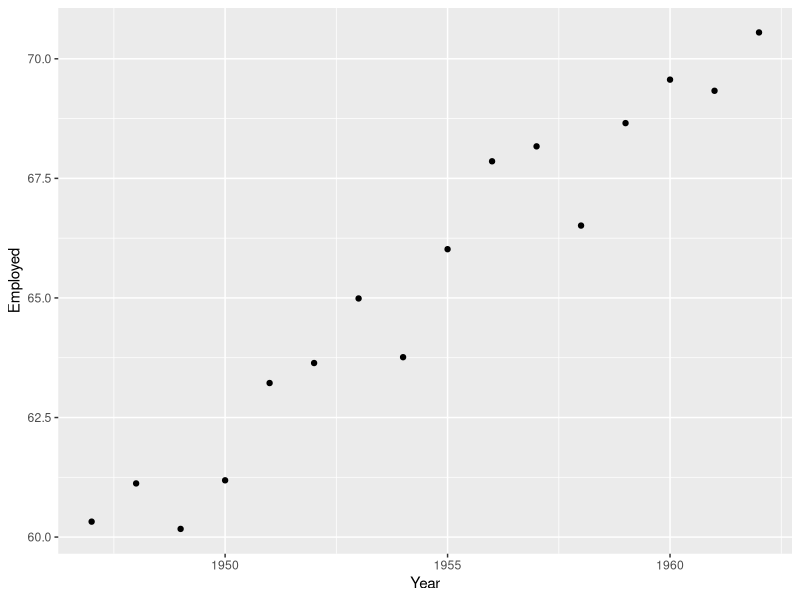
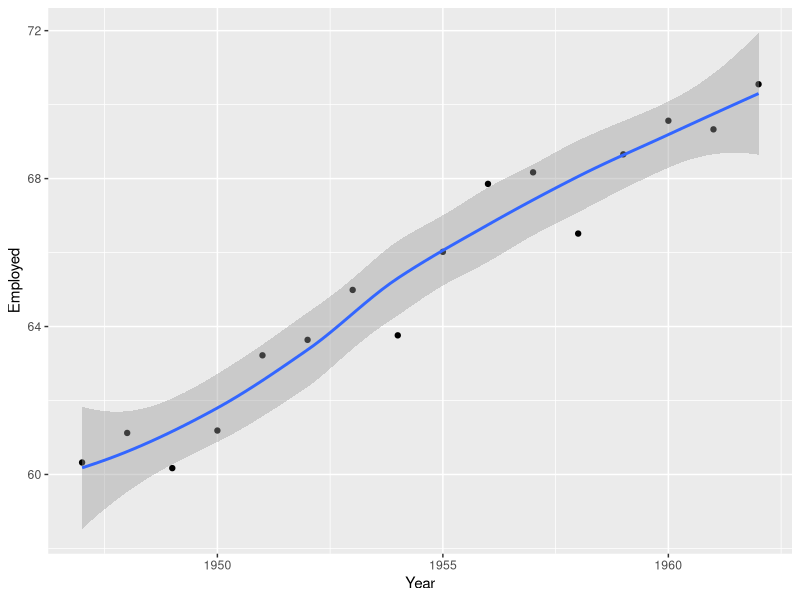
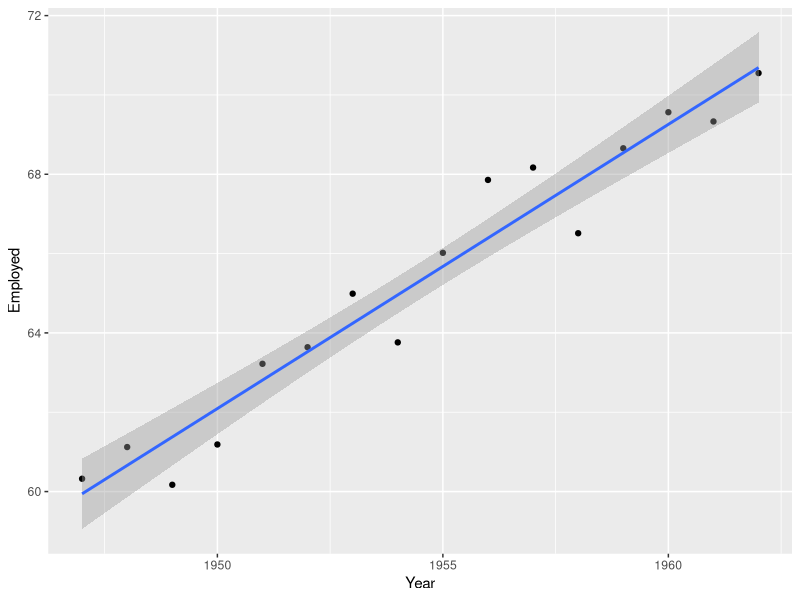

Write R code to recreate these figures, in order.
## ---- chunk 1
knitr::opts_chunk$set(echo = TRUE)
library(ggplot2)
## ---- chunk 2
ggplot(longley, aes(x=Year, y=Employed)) + geom_point()
## ---- chunk 3
ggplot(longley, aes(x=Year, y=Employed)) +
 geom_point() + stat_smooth()
## ---- chunk 4
ggplot(longley, aes(x=Year, y=Employed)) +
  geom_point() + stat_smooth(method="lm")
